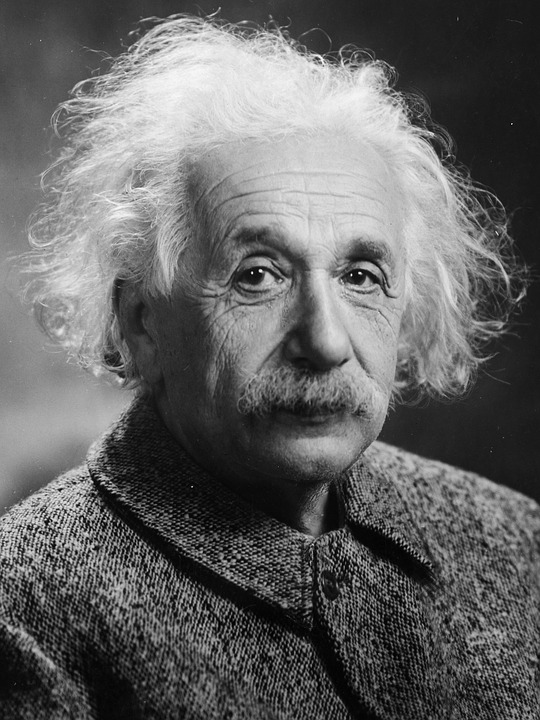
#> input picture Parcial_1/Figuras/fingerprint.jpg, 540 x 720 px, found by its file name
$ jupyter execute Parcial1_PID_JulianGR.ipynb
#> lines starting #> are read from the running program, lines starting #| are printed output that depends on the picture; after the words box and inside, x2 and y2 are one past the last pixel; in counts of white or black regions, pixels touching at a corner belong together
<a href="https://colab.research.google.com/github/Julian27R/Procesamiento_Digital__de_Imagenes/blob/main/Parcial1_PID_JulianGR.ipynb" target="_parent"></a>

### **Universidad Nacional de Colombia sede Manizales**
#### Facultad de ingeniería y arquitectura
#### Departamento de ingeniería eléctrica, electrónica y computación
#### *Procesamiento digital de imágenes*

#### Profesor: Lucas Iturriago

#### Estudiante: Julian Felipe Gutierrez Ramirez
#### Fecha de entrega: 23/10/2025

---
## Parcial 1 Procesamiento Digital de Imágenes

Instrucciones:
* Lea atentamente cada punto antes de comenzar.
* Las imágenes mencionadas se encuentran en la carpeta Figuras correspondiente a la carpeta del Parcial 1 <a href="https://github.com/UN-GCPDS/ProcesamientoDigitalImagenes/tree/main/Parcial%201/Figuras" target="_blank" rel="noopener">Carpeta de GitHub con las Figuras</a>
* Justifique sus respuestas y comente el código explicando la lógica de su solución.
* La claridad del código y la calidad de las explicaciones serán tenidas en cuenta en la calificación.

#### **Importación de librerias:**

[cell 1]
# @title
#Importación de librerias
import numpy as np
import cv2
import matplotlib.pyplot as plt
from google.colab.patches import cv2_imshow

#### **Cargar imagenes que se Usaran en el Parcial:**

[cell 2]
# @title
import os
import requests

# Carpeta de destino
dest_dir = "Figuras_Parcial1"
os.makedirs(dest_dir, exist_ok=True)

# Lista de archivos con su URL raw en GitHub
image_urls = {
    "circles.png": "https://raw.githubusercontent.com/Julian27R/Procesamiento_Digital__de_Imagenes/refs/heads/main/Parcial_1/Figuras/circles.png",
    "colored_balls.png": "https://raw.githubusercontent.com/Julian27R/Procesamiento_Digital__de_Imagenes/refs/heads/main/Parcial_1/Figuras/colored_balls.png",
    "einstein.jpg": "https://raw.githubusercontent.com/Julian27R/Procesamiento_Digital__de_Imagenes/refs/heads/main/Parcial_1/Figuras/einstein.jpg",
    "fingerprint.jpg": "https://raw.githubusercontent.com/Julian27R/Procesamiento_Digital__de_Imagenes/refs/heads/main/Parcial_1/Figuras/fingerprint.jpg"
}

def download_file(url, dest_path, chunk_size=8192, timeout=30):
    try:
        with requests.get(url, stream=True, timeout=timeout) as r:
            r.raise_for_status()
            with open(dest_path, "wb") as f:
                for chunk in r.iter_content(chunk_size=chunk_size):
                    if chunk:  # filtra keep-alive chunks
                        f.write(chunk)
        return True, None
    except Exception as e:
        return False, str(e)

results = {}
for fname, url in image_urls.items():
    out_path = os.path.join(dest_dir, fname)
    ok, err = download_file(url, out_path)
    results[fname] = "OK" if ok else f"ERROR: {err}"

---
### Punto 1: Análisis de Intensidad con Clases y NumPy

Diseñe una clase en Python llamada `AnalizadorImagen` que utilice **NumPy** para realizar operaciones básicas sobre una matriz que representa una imagen en escala de grises. La clase debe cumplir con los siguientes requisitos:

1.  **Constructor (`__init__`)**: Debe recibir una matriz de NumPy (la imagen) al ser instanciada.
2.  **Método `calcular_estadisticas()`**: Debe calcular y devolver un diccionario con las siguientes estadísticas de la imagen:
    *   `intensidad_media`: El brillo promedio de toda la imagen.
    *   `intensidad_max`: El valor del píxel más brillante.
    *   `intensidad_min`: El valor del píxel más oscuro.
3.  **Método `generar_mascara_binaria(umbral)`**: Debe recibir un valor de `umbral` (entre 0 y 255) y devolver una nueva matriz (máscara) del mismo tamaño que la original, donde los píxeles con intensidad mayor o igual al umbral sean `255` (blanco) y los demás `0` (negro).

[cell 3]
#1. Se crea la Clase Personalizada
class AnalizadorImagen:

    #2. Se define el Constructor
    def __init__(self, imagen):
        self.imagen = imagen

    #3. Se define el Método para calcular las estadísticas de la imagen
    # [25 lines left out: functions calcular_estadisticas, generar_mascara_binaria, not called in this run]

---

### Punto 2: Diseño de Filtro Personalizado por Convolución

En lugar de utilizar los filtros predefinidos de OpenCV, usted debe diseñar y aplicar un **kernel de convolución personalizado** para la detección de bordes diagonales.

1.  **Diseño del Kernel**:
    *   Cree un kernel de NumPy de 3x3 que resalte los bordes en la dirección diagonal principal (de arriba-izquierda a abajo-derecha).
    *   Explique brevemente por qué la estructura de pesos de su kernel logra este efecto.
2.  **Aplicación del Filtro**:
    *   Cargue la imagen `einstein.jpg` en escala de grises.
    *   Aplique su kernel personalizado a la imagen utilizando la función `cv2.filter2D()`.
3.  **Visualización**:
    *   Muestre la imagen original y el resultado de su filtro lado a lado.

[cell 4]
#1. Se crea un kernel de NumPy de 3x3 que resalte los bordes en la dirección diagonal principal:
kernel = np.array([
    [-1, -1, 0],
    [-1, 0, 1],
    [0, 1, 1]
])

#2. Se aplica el Filtro
# Se carga la imagen einstein.jpg en escala de grises
img = cv2.imread(cv2.samples.findFile("Figuras_Parcial1/einstein.jpg"), cv2.IMREAD_GRAYSCALE)  # Cargar como imagen monocromática
#> img is the input picture: shape (720, 540); min 0, max 255, mean 100.4

# Se aplica el kernel personalizado a la imagen utilizando la función cv2.filter2D()
dst = cv2.filter2D(img, -1, kernel) # (imagen, profundidad de salida=-1:misma que entrada, kernel)
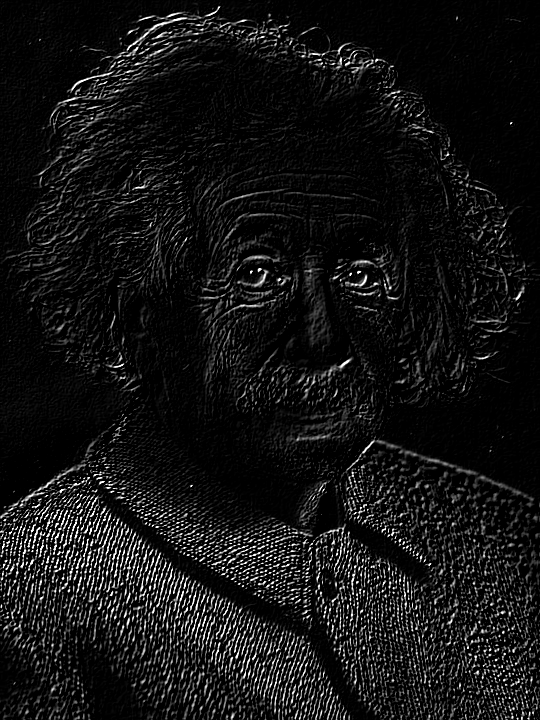
#> dst: shape (720, 540); min 0, max 255, mean 19.8

#3. Visualización:
fig, axs = plt.subplots(1, 2, figsize=(20, 10))

axs[0].imshow(img, cmap='gray')
axs[0].set_title('Imagen original')
axs[0].axis('off')
axs[1].imshow(dst, cmap='gray')
axs[1].set_title('Imagen filtrada')
axs[1].axis('off')

plt.tight_layout()
plt.show()

### **Respuesta Punto 2.1:**

Los valores de -1 y +1 en el kernel son utilizados para resaltar los cambios de color o intensidad en la imagen, para este caso en las diagonales. El -1 se puso en las posiciones donde se quiere que el filtro detecte una disminución de intensidad, mientras que el +1 resalta las áreas donde la intensidad aumenta. Esto crea un contraste entre las partes de la imagen, ayudando al filtro a detectar los bordes donde ocurre un cambio abrupto en los colores o luces. Si se cambia estos valores por otros, como -2 y +2, el contraste será más fuerte, haciendo que el filtro resalte los bordes con más claridad. Si se usa valores más pequeños, como -0.5 y +0.5, el contraste será más suave, detectando cambios menos intensos.

---

### Punto 3: Limpieza de Imagen con Transformaciones Morfológicas

Se proporciona una imagen binaria (`fingerprint.jpg`) que contiene una huella dactilar con "cortes" (ruido negro) en las crestas y "puntos" (ruido blanco) en los valles. Su tarea es limpiar esta imagen para obtener crestas continuas y valles limpios.

1.  **Cargue la imagen** `fingerprint.jpg` y asegúrese de que esté en formato binario (blanco y negro).
2.  **Diseñe y aplique una secuencia de transformaciones morfológicas** (erosión, dilatación, apertura, cierre) para lograr los siguientes objetivos:
    *   Eliminar los pequeños puntos blancos en las áreas negras.
    *   Conectar las líneas de las crestas que están rotas.
3.  **Justifique su elección**: Explique por qué eligió cada operación y en qué orden las aplicó para obtener el resultado deseado.
4.  **Muestre el resultado final** junto a la imagen original ruidosa.

[cell 5]
#Se carga la imagen en escala de grises
img = cv2.imread("Figuras_Parcial1/fingerprint.jpg", cv2.IMREAD_GRAYSCALE) / 255
#> img: shape (229, 243) float64; min 0, max 1, mean 0.291

# Se aplica un mbral para convertir la imagen en una imagen Binaria
img = np.where(img>0.5,1,0).astype(np.uint8) * 255
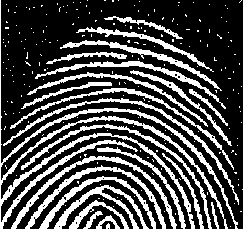
#> img: shape (229, 243); 28.9% white; 221 white regions (198 under 20 px), largest, box (x1, y1, x2, y2) and area: (0, 0, 238, 229) 3995, (11, 156, 177, 229) 980, (3, 98, 239, 205) 916

# Crear un kernel 3x3 para la operación morfológica de Elipse
kernel = cv2.getStructuringElement(cv2.MORPH_ELLIPSE, (3, 3))  # (tipo de forma de Elpise, tamaño del kernel)

# Se aplica Apertura
apertura = cv2.morphologyEx(img, cv2.MORPH_OPEN, kernel)
#> apertura: shape (229, 243); 26.1% white; 93 white regions (29 under 20 px), largest, box (x1, y1, x2, y2) and area: (11, 156, 177, 229) 956, (25, 166, 166, 229) 852, (54, 185, 149, 229) 780

# Seguido se aplica la dilatación
dilation = cv2.dilate(apertura, kernel, iterations=1)
#> dilation: shape (229, 243); 39.8% white; 48 white regions (6 under 20 px), largest, box (x1, y1, x2, y2) and area: (0, 134, 196, 229) 2209, (2, 107, 234, 216) 1504, (10, 155, 178, 229) 1374

#Resultados
fig, axs = plt.subplots(1, 2, figsize=(20, 10))

# Se muestra la imagen original
axs[0].imshow(img, cmap='gray')
axs[0].set_title('Imagen Original')
axs[0].axis('off')

# Se muestra la imagen con Dilatacion luego de la apertura
axs[1].imshow(dilation, cmap='gray')
axs[1].set_title('Resultado Final (Imagen con Apertura + Dilatación)')
axs[1].axis('off')

plt.tight_layout()
plt.show()

### **Respuesta Punto 3.3:**

Se eligieron las siguientes operaciones en este orden para obtener el resultado deseado:

* Apertura (Erosión + Dilatación): Se aplicó primero la apertura para eliminar el ruido blanco pequeño (puntos dispersos en los valles) sin afectar las crestas de la huella. La erosión reduce las pequeñas imperfecciones, y la dilatación de seguido ayuda a restaurar cualquier estructura eliminada sin afectar demasiado las crestas principales.

* Dilatación: Después de la apertura, se aplicó dilatación para unir las crestas rotas. La dilatación expande las áreas blancas (para este caso las crestas) y mejora la continuidad de las líneas, restaurando las crestas que podrían haber quedado separadas tras la erosión inicial de la apertura.

---

### Punto 4: Segmentación de Múltiples Colores

Utilizando la imagen de las bolas de colores proporcionada (`colored_balls.png`), su tarea es segmentar y aislar únicamente las bolas de color **naranja, rosado y amarillo**.

1.  **Cargue la imagen** y analice sus características de color.
2.  **Seleccione el espacio de color** que considere más adecuado para esta tarea y **justifique** por qué es superior a otros (como BGR) para la segmentación por color en este escenario. Convierta la imagen a este espacio.
3.  **Defina los rangos de color** necesarios para identificar los píxeles correspondientes a los colores naranja, rosado y amarillo. Deberá crear una máscara para cada color.
4.  **Combine las máscaras** individuales en una sola máscara final que contenga todos los objetos de los tres colores de interés.
5.  **Aplique la máscara combinada** a la imagen original para mostrar únicamente las bolas de los colores seleccionados sobre un fondo negro.
6.  **Muestre los resultados**: Presente la imagen original, la máscara combinada final y el resultado de la segmentación.

[cell 6]
# Cargar la imagen
img = cv2.imread("Figuras_Parcial1/colored_balls.png")
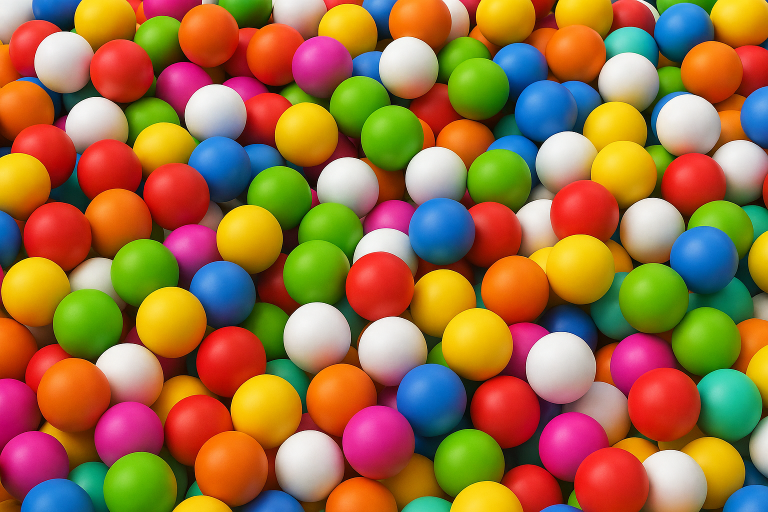
#> img: shape (1024, 1536, 3) (shown at 1/2 size); mean B, G, R 65, 111.1, 156.4

# Convertir la imagen de BGR a HSV
img_hsv = cv2.cvtColor(img, cv2.COLOR_BGR2HSV)
#> img_hsv: shape (1024, 1536, 3); mean H, S, V 46.4, 198, 182.4

# Definir los rangos de color en HSV para naranja, rosado y amarillo
# Estos valores pueden necesitar ajustes dependiendo de la iluminación y el contraste de la imagen

# Rango para el color Naranja
lower_orange = np.array([5, 150, 150])
upper_orange = np.array([25, 255, 255])

# Rango para el color Rosado
lower_pink = np.array([140, 50, 150])
upper_pink = np.array([170, 255, 255])

# Rango para el color Amarillo
lower_yellow = np.array([25, 150, 150])
upper_yellow = np.array([35, 255, 255])

# Crear las máscaras para cada color utilizando cv2.inRange()
mask_orange = cv2.inRange(img_hsv, lower_orange, upper_orange)
#> mask_orange: shape (1024, 1536); 25.4% white; 1090 white regions (1011 under 20 px), largest, box (x1, y1, x2, y2) and area: (810, 458, 1260, 757) 55639, (345, 749, 604, 1024) 34563, (1158, 192, 1314, 416) 19715
mask_pink = cv2.inRange(img_hsv, lower_pink, upper_pink)
#> mask_pink: shape (1024, 1536); 5.9% white; 151 white regions (133 under 20 px), largest, box (x1, y1, x2, y2) and area: (685, 798, 823, 933) 12164, (1078, 823, 1206, 946) 11529, (189, 803, 325, 923) 11181
mask_yellow = cv2.inRange(img_hsv, lower_yellow, upper_yellow)
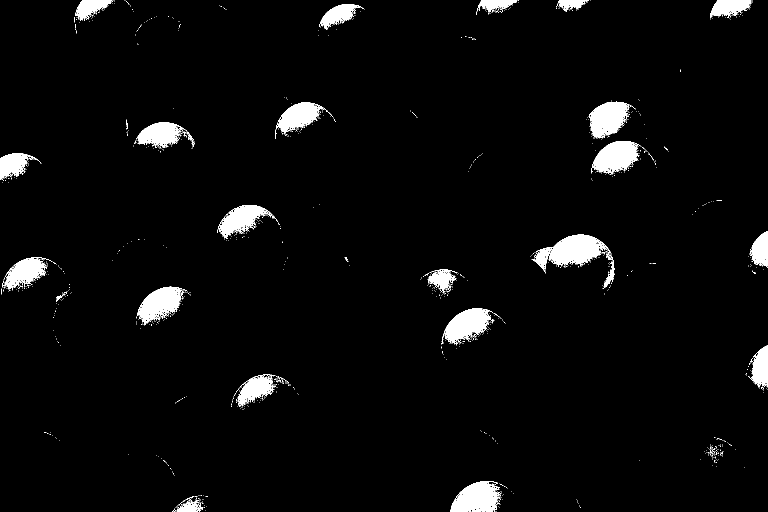
#> mask_yellow: shape (1024, 1536) (shown at 1/2 size); 3.6% white; 1139 white regions (1111 under 20 px), largest, box (x1, y1, x2, y2) and area: (1063, 469, 1229, 578) 5777, (900, 962, 1002, 1024) 4251, (1183, 282, 1282, 350) 4017

# Combinar las máscaras
combined_mask = mask_orange | mask_pink | mask_yellow
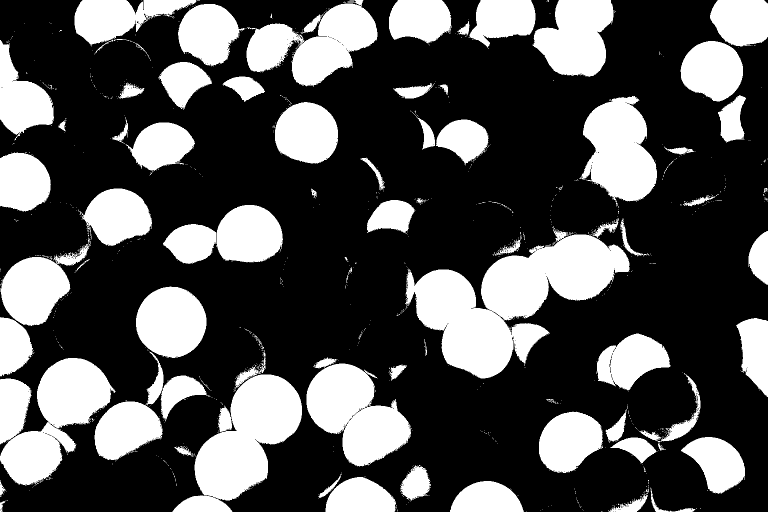
#> combined_mask: shape (1024, 1536) (shown at 1/2 size); 32% white; 1086 white regions (997 under 20 px), largest, box (x1, y1, x2, y2) and area: (810, 458, 1260, 757) 60960, (345, 749, 604, 1024) 34753, (0, 716, 231, 971) 26877

# Aplicar la máscara combinada a la imagen original
result = cv2.bitwise_and(img, img, mask=combined_mask)
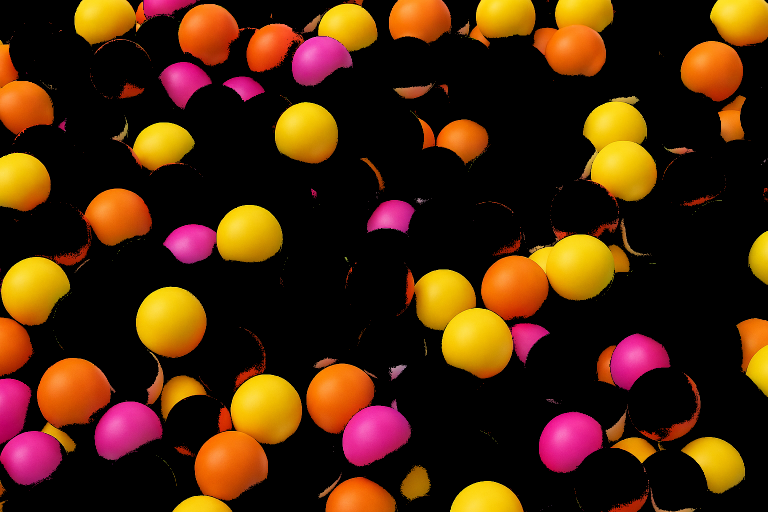
#> result: shape (1024, 1536, 3) (shown at 1/2 size); mean B, G, R 10.9, 37.3, 69.9

# Mostrar los resultados
plt.figure(figsize=(15,15))

# Imagen original
plt.subplot(1, 3, 1)
plt.imshow(cv2.cvtColor(img, cv2.COLOR_BGR2RGB))
plt.title("Imagen Original")
plt.axis('off')

# Máscara combinada
plt.subplot(1, 3, 2)
plt.imshow(combined_mask, cmap='gray')
plt.title("Máscara Combinada")
plt.axis('off')

# Imagen segmentada
plt.subplot(1, 3, 3)
plt.imshow(cv2.cvtColor(result, cv2.COLOR_BGR2RGB))
plt.title("Resultado de la Segmentación")
plt.axis('off')

plt.show()
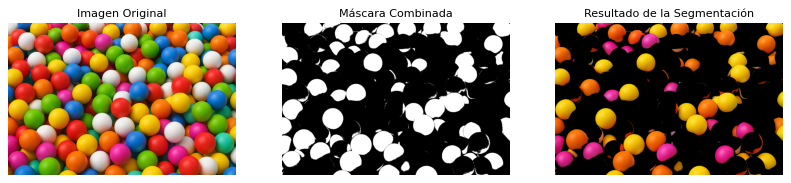
#> figure drawn by matplotlib, 3 panels

---
### Punto 5: Detección y Conteo de Objetos mediante Contornos

El objetivo de este punto es desarrollar un script que cuente el número de objetos en la imagen `circles.png`. Para ello, debe combinar varias de las técnicas vistas en clase.

1.  **Cargue la imagen `circles.png`** y conviértala a escala de grises.
2.  **Binarice la imagen**: Utilice el **método de Otsu** para encontrar un umbral óptimo y segmentar los círculos del fondo.
3.  **Limpieza de la máscara**: Es posible que la binarización no sea perfecta. Aplique la operación morfológica que considere más adecuada (apertura o cierre) para eliminar posibles ruidos (pequeños puntos negros o blancos). Justifique su elección.
4.  **Encuentre los contornos**: Utilice `cv2.findContours()` sobre la imagen binaria limpia para detectar cada objeto individualmente.
5.  **Dibuje y cuente**:
    *   Dibuje todos los contornos encontrados sobre la imagen original a color (cárguela de nuevo para no dibujar sobre la versión gris). Use un color visible (ej: verde) y un grosor de línea de 2.
    *   Imprima en la consola el número total de contornos detectados.
    *   Muestre la imagen final con los contornos dibujados.

[cell 7]
# 1. Se carga la imagen y se convierte a Escala de Grises
img = cv2.imread("Figuras_Parcial1/circles.png", cv2.IMREAD_GRAYSCALE)
#> img: shape (1024, 1024); min 0, max 227, mean 37.4

# 2. Se binariza la imagen utilizando el método de Otsu
_, th_otsu = cv2.threshold (img, 0, 255, cv2.THRESH_BINARY + cv2.THRESH_OTSU)
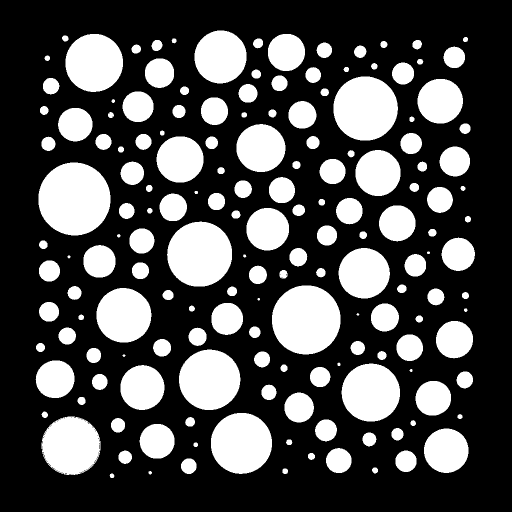
#> th_otsu: shape (1024, 1024) (shown at 1/2 size); 29.9% white; 164 white regions, largest, box (x1, y1, x2, y2) and area: (77, 325, 221, 471) 16539, (544, 571, 681, 709) 14936, (334, 443, 464, 573) 13293

# 3. Se realiza limpieza de la mascara mediante la operacion morfológica Cierre
# Se crea un Kernel 3x3 para esta operación morfológica
kernel = cv2.getStructuringElement(cv2.MORPH_ELLIPSE, (3, 3))
# Se aplica cierre
cierre = cv2.morphologyEx(th_otsu, cv2.MORPH_CLOSE, kernel)

# 4. Una vez tenemos una máscara binaria (con Otsu), podemos encontrar y dibujar contornos
_, th_bin = cv2.threshold(cierre, 127, 155, cv2.THRESH_BINARY)
#> th_bin: shape (1024, 1024); values 0 (black) and 155 (white), 29.9% white; 164 white regions
contours, _  = cv2.findContours(th_bin, cv2.RETR_EXTERNAL, cv2.CHAIN_APPROX_SIMPLE)
#> contours = 164 contours, 4 with area under 20; largest, box (x1, y1, x2, y2) and area: (77, 325, 221, 471) 16334, (544, 571, 681, 709) 14741, (334, 443, 464, 573) 13108, (667, 153, 796, 281) 12852, (422, 826, 544, 948) 11558
#   Se dibuja los contornos sobre la imagen original a color
img_color = cv2.imread("Figuras_Parcial1/circles.png")
cv2.drawContours(img_color, contours, -1, (0, 255, 0), 2)
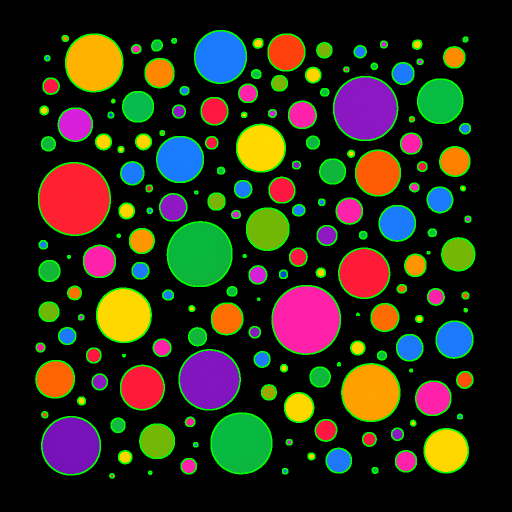
#> img_color: shape (1024, 1024, 3) (shown at 1/2 size); mean B, G, R 25.4, 43.8, 43.5

# 5. Se imprime el número total de contornos detectados
print(f"Total de contornos detectados: {len(contours)}")
#| Total de contornos detectados: 164

# Resultados
plt.figure(figsize=(15,15))

# Imagen original en Escala de Grises
plt.subplot(2, 2, 1)
plt.imshow(img, cmap='gray')
plt.title("Imagen Original en Escala de Grises ")
plt.axis('off')

# Imagen Original binarizada
plt.subplot(2, 2, 2)
plt.imshow(th_otsu, cmap='gray')
plt.title("Imagen Binarizada")
plt.axis('off')

# Imagen al aplicarle cierre a la imagen original binarizada
plt.subplot(2, 2, 3)
plt.imshow(cierre, cmap='gray')
plt.title("Imagen binarizada con cierre")
plt.axis('off')

# Imagen Original + dibujo de todos los contornos encontrados
plt.subplot(2, 2, 4)
plt.imshow(cv2.cvtColor(img_color, cv2.COLOR_BGR2RGB))
plt.title("Imagen Original + Contornos dibujados")
plt.axis('off')

plt.show()
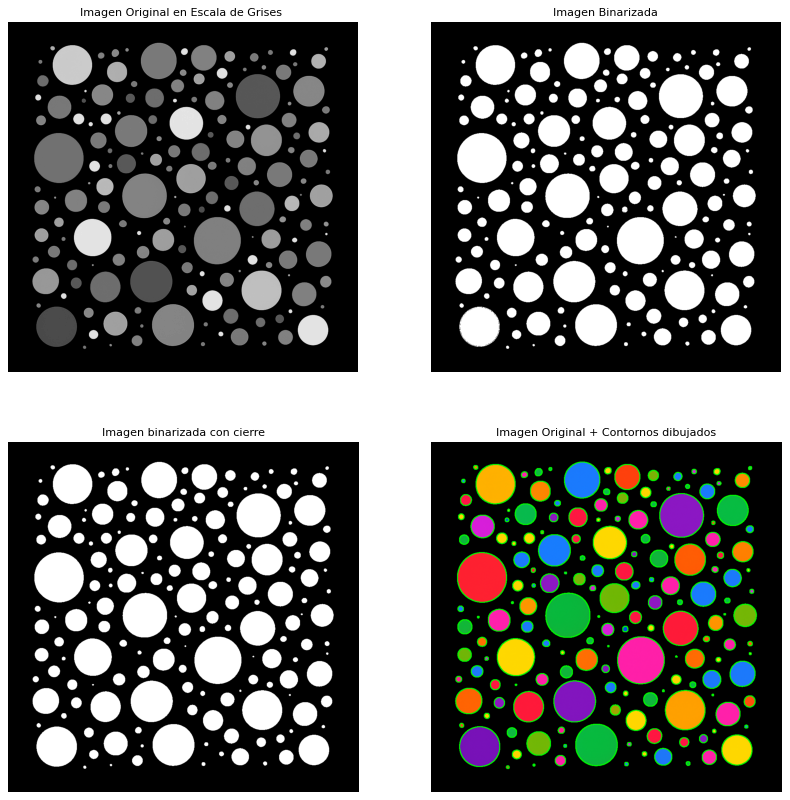
#> figure drawn by matplotlib, 4 panels
#cv2_imshow(th_otsu)
